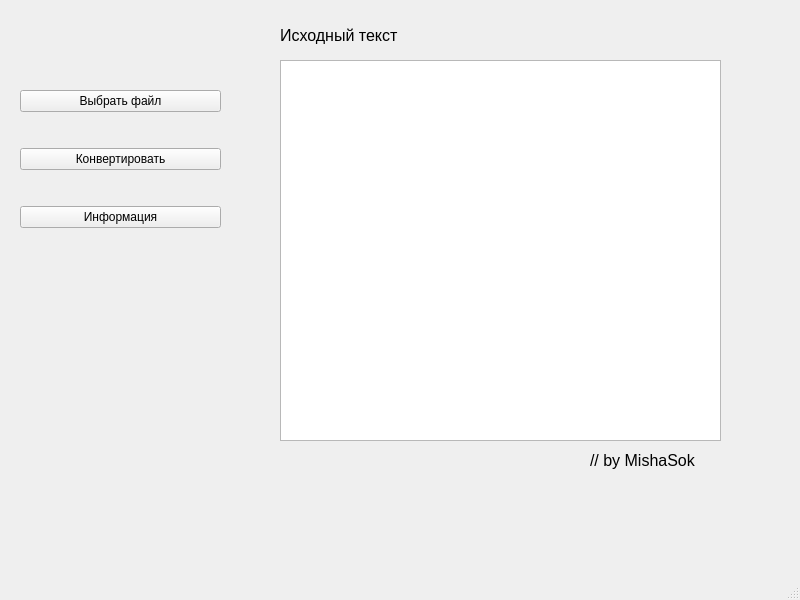
<?xml version="1.0" encoding="UTF-8"?>
<ui version="4.0">
 <class>MainWindow</class>
 <widget class="QMainWindow" name="MainWindow">
  <property name="geometry">
   <rect>
    <x>0</x>
    <y>0</y>
    <width>800</width>
    <height>600</height>
   </rect>
  </property>
  <property name="windowTitle">
   <string>MainWindow</string>
  </property>
  <widget class="QWidget" name="centralwidget">
   <widget class="QLabel" name="label">
    <property name="geometry">
     <rect>
      <x>280</x>
      <y>20</y>
      <width>231</width>
      <height>31</height>
     </rect>
    </property>
    <property name="font">
     <font>
      <pointsize>12</pointsize>
     </font>
    </property>
    <property name="text">
     <string>Исходный текст</string>
    </property>
   </widget>
   <widget class="QTextEdit" name="res_space">
    <property name="geometry">
     <rect>
      <x>280</x>
      <y>60</y>
      <width>441</width>
      <height>381</height>
     </rect>
    </property>
   </widget>
   <widget class="QWidget" name="verticalLayoutWidget">
    <property name="geometry">
     <rect>
      <x>20</x>
      <y>60</y>
      <width>201</width>
      <height>201</height>
     </rect>
    </property>
    <layout class="QVBoxLayout" name="verticalLayout_2">
     <item>
      <widget class="QPushButton" name="file_btn">
       <property name="text">
        <string>Выбрать файл</string>
       </property>
      </widget>
     </item>
     <item>
      <widget class="QPushButton" name="convert_btn">
       <property name="text">
        <string>Конвертировать</string>
       </property>
      </widget>
     </item>
     <item>
      <widget class="QPushButton" name="info_btn">
       <property name="text">
        <string>Информация</string>
       </property>
      </widget>
     </item>
    </layout>
   </widget>
   <widget class="QLabel" name="label_2">
    <property name="geometry">
     <rect>
      <x>590</x>
      <y>450</y>
      <width>131</width>
      <height>21</height>
     </rect>
    </property>
    <property name="font">
     <font>
      <pointsize>12</pointsize>
     </font>
    </property>
    <property name="text">
     <string>// by MishaSok</string>
    </property>
   </widget>
  </widget>
  <widget class="QMenuBar" name="menubar">
   <property name="geometry">
    <rect>
     <x>0</x>
     <y>0</y>
     <width>800</width>
     <height>26</height>
    </rect>
   </property>
  </widget>
  <widget class="QStatusBar" name="statusbar"/>
 </widget>
 <resources/>
 <connections/>
</ui>
